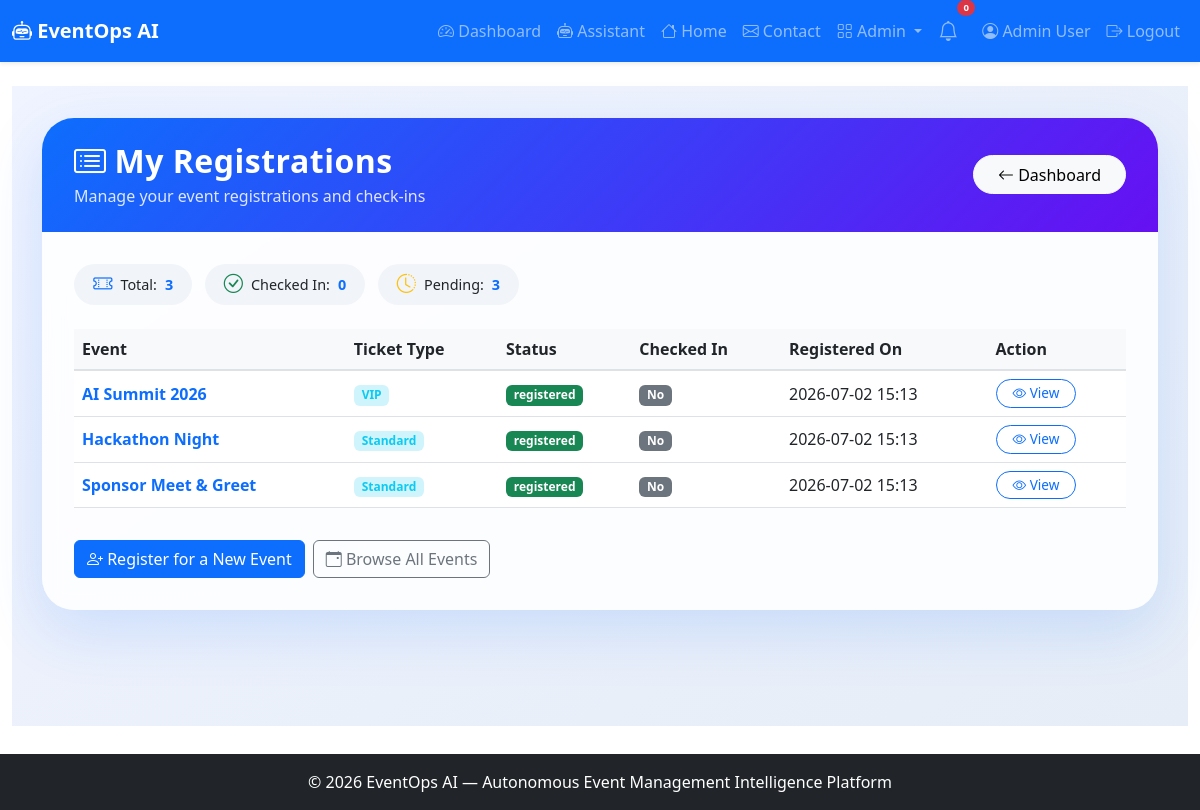
/user/registrations (signed in), run on the app's committed database.
### app.py (models this page shows, shortened)
class User(UserMixin, db.Model):
    id = db.Column(db.Integer, primary_key=True)
    name = db.Column(db.String(100), nullable=False)
    email = db.Column(db.String(100), unique=True, nullable=False)
    password_hash = db.Column(db.String(200), nullable=False)
    role = db.Column(db.String(20), default='user')
    created_at = db.Column(db.DateTime, default=lambda: datetime.now(timezone.utc))

class Registration(db.Model):
    id = db.Column(db.Integer, primary_key=True)
    user_id = db.Column(db.Integer, db.ForeignKey('user.id'))
    event_id = db.Column(db.Integer, db.ForeignKey('event.id'))
    ticket_type = db.Column(db.String(50))
    status = db.Column(db.String(20), default='registered')
    checked_in = db.Column(db.Boolean, default=False)
    registered_at = db.Column(db.DateTime, default=lambda: datetime.now(timezone.utc))
    user = db.relationship('User', backref='registrations')
    event = db.relationship('Event', backref='registrations')

class Event(db.Model):
    id = db.Column(db.Integer, primary_key=True)
    title = db.Column(db.String(200), nullable=False)
    description = db.Column(db.Text)
    date = db.Column(db.String(50))
    time = db.Column(db.String(50))
    location = db.Column(db.String(200))
    capacity = db.Column(db.Integer)
    status = db.Column(db.String(20), default='upcoming')
    created_at = db.Column(db.DateTime, default=lambda: datetime.now(timezone.utc))

### app.py (the view)
@app.route('/user/registrations')
@login_required
def user_my_registrations():
    registrations = Registration.query.filter_by(user_id=current_user.id).all()
    return render_template('user_registrations.html', registrations=registrations)

### app.py (called while the page is built)
@login_manager.user_loader
def load_user(user_id):
    return User.query.get(int(user_id))

### templates/user_registrations.html (shortened to what this page needs)
{% extends "base.html" %}
{% block content %}
<div class="registrations-wrapper">
    <div class="container">
        <div class="card registrations-card">
            <div class="card-header d-flex justify-content-between align-items-center flex-wrap">
                <div>
                    <h2><i class="bi bi-card-list me-2"></i>My Registrations</h2>
                    <p>Manage your event registrations and check-ins</p>
                </div>
                <a href="{{ url_for('dashboard') }}" class="btn btn-light btn-back">
                    <i class="bi bi-arrow-left"></i> Dashboard
                </a>
            </div>
            <div class="card-body">
                <div class="mb-3">
                    <span class="stats-badge"><i class="bi bi-ticket-perforated text-primary"></i> Total: <span class="stat-number">{{ registrations|length }}</span></span>
                    <span class="stats-badge"><i class="bi bi-check-circle text-success"></i> Checked In: <span class="stat-number">{{ registrations|selectattr('checked_in', 'equalto', True)|list|length }}</span></span>
                    <span class="stats-badge"><i class="bi bi-clock-history text-warning"></i> Pending: <span class="stat-number">{{ registrations|selectattr('checked_in', 'equalto', False)|list|length }}</span></span>
                </div>
                <div class="table-responsive">
                    <table class="table table-hover align-middle">
                        <thead>
                            <tr>
                                <th>Event</th>
                                <th>Ticket Type</th>
                                <th>Status</th>
                                <th>Checked In</th>
                                <th>Registered On</th>
                                <th>Action</th>
                            </tr>
                        </thead>
                        <tbody>
                            {% for reg in registrations %}
                            <tr>
                                <td><span class="event-title">{{ reg.event.title }}</span></td>
                                <td><span class="badge bg-info-subtle text-info">{{ reg.ticket_type }}</span></td>
                                <td><span class="badge bg-{{ 'success' if reg.status == 'registered' else 'warning' }}">{{ reg.status }}</span></td>
                                <td>
                                    <span class="badge bg-{{ 'success' if reg.checked_in else 'secondary' }}">
                                        {% if reg.checked_in %}<i class="bi bi-check-circle"></i> Yes{% else %}No{% endif %}
                                    </span>
                                </td>
                                <td>{{ reg.registered_at.strftime('%Y-%m-%d %H:%M') }}</td>
                                <td>
                                    <a href="{{ url_for('event_detail', event_id=reg.event_id) }}" class="btn btn-outline-primary btn-sm btn-view">
                                        <i class="bi bi-eye"></i> View
                                    </a>
                                </td>
                            </tr>
                            {% endfor %}
                        </tbody>
                    </table>
                </div>
                <div class="mt-3 d-flex flex-wrap gap-2">
                    <a href="{{ url_for('user_register_event') }}" class="btn btn-primary">
                        <i class="bi bi-person-plus"></i> Register for a New Event
                    </a>
                    <a href="{{ url_for('browse_events') }}" class="btn btn-outline-secondary">
                        <i class="bi bi-calendar-event"></i> Browse All Events
                    </a>
                </div>
            </div>
        </div>
    </div>
</div>
{% endblock %}

### templates/base.html (shortened to what this page needs)
<!DOCTYPE html>
<html lang="en">
<head>
    <link href="https://cdn.jsdelivr.net/npm/bootstrap@5.3.0/dist/css/bootstrap.min.css" rel="stylesheet">
    <link rel="stylesheet" href="https://cdn.jsdelivr.net/npm/bootstrap-icons@1.11.0/font/bootstrap-icons.css">
    <link rel="stylesheet" href="{{ url_for('static', filename='css/style.css') }}">
</head>
<body>
    <nav class="navbar navbar-expand-lg navbar-dark bg-primary shadow-sm">
        <div class="container-fluid">
            <a class="navbar-brand fw-bold" href="{{ url_for('index') }}">
                <i class="bi bi-robot"></i> EventOps AI
            </a>
            <div class="collapse navbar-collapse" id="navbarNav">
                <ul class="navbar-nav ms-auto align-items-lg-center">
                    {% if current_user.is_authenticated %}
                        <li class="nav-item">
                            <a class="nav-link" href="{{ url_for('dashboard') }}">
                                <i class="bi bi-speedometer2"></i> Dashboard
                            </a>
                        </li>
                        <li class="nav-item">
                            <a class="nav-link" href="{{ url_for('assistant_page') }}">
                                <i class="bi bi-robot"></i> Assistant
                            </a>
                        </li>
                    <li class="nav-item">
                            <a class="nav-link" href="{{ url_for('index') }}">
                                <i class="bi bi-house"></i> Home
                            </a>
                        </li>
                    <li class="nav-item">
                            <a class="nav-link" href="{{ url_for('contact') }}">
                                <i class="bi bi-envelope"></i> Contact
                            </a>
                        </li>
                        {% if current_user.role == 'admin' %}
                        <li class="nav-item dropdown">
                            <a class="nav-link dropdown-toggle" href="#" role="button" data-bs-toggle="dropdown">
                                <i class="bi bi-grid"></i> Admin
                            </a>
                        </li>
                        {% endif %}
                        <li class="nav-item position-relative me-2">
                            <a class="nav-link" href="#" title="Notifications" data-bs-toggle="dropdown">
                                <i class="bi bi-bell fs-5"></i>
                                <span class="position-absolute top-0 start-100 translate-middle badge rounded-pill bg-danger" style="font-size:0.6rem;">
                                    0
                                </span>
                            </a>
                        </li>
                        <li class="nav-item">
                            <a class="nav-link" href="{{ url_for('profile') }}">
                                <i class="bi bi-person-circle"></i> {{ current_user.name }}
                            </a>
                        </li>
                        <li class="nav-item">
                            <a class="nav-link" href="{{ url_for('logout') }}">
                                <i class="bi bi-box-arrow-right"></i> Logout
                            </a>
                        </li>
                    {% endif %}
                </ul>
            </div>
        </div>
    </nav>
    <main class="container-fluid py-4">
        {% block content %}{% endblock %}
    </main>
    <footer class="footer bg-dark text-white py-3 mt-4">
        <div class="container text-center">
            <span>© 2026 EventOps AI — Autonomous Event Management Intelligence Platform</span>
        </div>
    </footer>
</body>
</html>

### static/css/style.css (style rules this page uses)
body { padding-bottom: 60px; }
.footer { position: fixed; bottom: 0; width: 100%; }

### templates/user_registrations.html (style rules this page uses)
.registrations-wrapper { min-height: 80vh; background: linear-gradient(145deg, #f0f4ff 0%, #e6edf7 100%); padding: 2rem 0; }
.registrations-card { border: none; border-radius: 2rem; background: rgba(255, 255, 255, 0.85); backdrop-filter: blur(10px); box-shadow: 0 20px 60px rgba(13, 110, 253, 0.15); overflow: hidden; }
.registrations-card .card-header { background: linear-gradient(135deg, #0d6efd, #6610f2); color: white; padding: 1.5rem 2rem; border: none; }
.registrations-card .card-header h2 { font-weight: 700; letter-spacing: 0.5px; margin-bottom: 0.2rem; }
.registrations-card .card-header p { opacity: 0.85; margin-bottom: 0; }
.registrations-card .card-body { padding: 2rem 2rem; }
.stats-badge { display: inline-flex; align-items: center; gap: 0.5rem; padding: 0.4rem 1.2rem; border-radius: 50px; background: #f1f4f9; font-size: 0.9rem; margin-right: 0.5rem; margin-bottom: 0.5rem; }
.stats-badge i { font-size: 1.2rem; }
.stats-badge .stat-number { font-weight: 700; color: #0d6efd; }
.btn-back { border-radius: 50px; padding: 0.4rem 1.5rem; }
.table th { background: #f8f9fa; color: #212529; font-weight: 600; border-bottom: 2px solid #dee2e6; }
.table td { vertical-align: middle; }
.table .event-title { font-weight: 600; color: #0d6efd; }
.btn-view { border-radius: 30px; padding: 0.2rem 1rem; font-size: 0.85rem; }

### data on the page
User: name "Admin User"
Registration: event "AI Summit 2026", ticket_type "VIP", status "registered", checked_in "No", registered_at "2026-07-02 15:13"
Registration: event "Hackathon Night", ticket_type "Standard", status "registered", checked_in "No", registered_at "2026-07-02 15:13"
Registration: event "Sponsor Meet & Greet", ticket_type "Standard", status "registered", checked_in "No", registered_at "2026-07-02 15:13"

### other printed values
{{ registrations|length }} "3"
{{ registrations|selectattr('checked_in', 'equalto', True)|list|length }} "0"
{{ registrations|selectattr('checked_in', 'equalto', False)|list|length }} "3"
